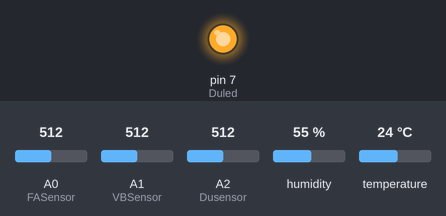
Recording of a sketch running on a simulated Arduino Uno, built with avr-gcc and run on an emulated ATmega328P. Shown: output pins drawn as LEDs (lit = HIGH). The inputs (shaded band) are chosen by the test bench; at power-on: A0 (FASensor) = 512, A1 (VBSensor) = 512, A2 (Dusensor) = 512, humidity 55 %, temperature 24 °C. What the sketch prints to the serial monitor is not drawn.

Above: at 0.1 s.
Timing chart, 0 to 1.6 s (numbered marks = the images above):
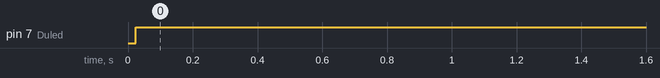

Measured:
- by itself, pin 7 (Duled): LOW → HIGH at 0.02 s

The sketch:

TotalSensor.ino
```cpp
/////온습도/////
#include<DHT.h>//라이브러리 추가
#define DHTTYPE DHT11//센서 종류 정의
int DHTSensor = 9;//온습도 센서 핀
DHT dht(DHTSensor, DHTTYPE);//온습도 센서 연결
float valt;//온도 값 변수
float valh;//습도 값 변수

/////불꽃 감지 센서/////
int FASensor = A0;//아날로그 센서 핀
int valfa;//아날로그 값 변수

/////흔들림 감지 센서/////
int VBSensor = A1;//흔들림 감지 센서 핀
int valvb;//흔들림 값 변수

/////미세먼지 감지 센서/////
// 미세 먼지 없을 때 초기 V 값 0.35
// 공기청정기 위 등에서 먼지를 가라앉힌 후 voltage값 개별적으로 측정 필요
#define no_dust 0.35
int Dusensor = A2;//미세 먼지 센서 핀
int Duled = 7;//미세먼지 적외선 LED
float valDu = 0;//미세먼지 값 변수
float sensor_voltage = 0;// 센서로 읽은 값을 전압으로 측정 변수
float dust_density = 0;// 실제 미세 먼지 밀도 변수

void setup() {
  //시리얼 통신 시작
  Serial.begin(9600);

  //핀 설정 -> GROUND, VCC 는 일괄처리
  pinMode(DHTSensor, INPUT);//DHT핀 설정
  pinMode(FASensor, INPUT);//불꽃감지 아날로그 핀 설정
  pinMode(VBSensor, INPUT);//흔들림 감지센서 핀 설정
  pinMode(Duled,OUTPUT); // 미세먼지 적외선 led 출력으로 설정

  //DHT 온습도 센서 시작
  dht.begin();
}

int count = 0;

void loop() {

  //온도값, 습도 값 받기
  valt = dht.readTemperature();
  valh = dht.readHumidity();

  //불꽃감지 센서 값 받기
  valfa = analogRead(FASensor);

  //흔들림 감지 센서 값 받기
  valvb = analogRead(VBSensor);

  //미세먼지 감지 센서 작동, 값 받기
  digitalWrite(Duled, LOW); // 적외선 LED ON
  delayMicroseconds(280); // 280us동안 딜레이
  valDu = analogRead(Dusensor); // 데이터를 읽음
  delayMicroseconds(40); // 320us - 280us
  digitalWrite(Duled,HIGH); // 적외선 LED OFF
  delayMicroseconds(9680); // 10ms(주기) -320us(펄스 폭) 한 값
  //미세먼지 농도 변환 공식
  sensor_voltage=get_voltage(valDu);
  dust_density=get_dust_density(sensor_voltage);

  //시리얼 출력
  Serial.print(valt);//온도 센서
  Serial.print("/");
  Serial.print(valh);//습도 센서
  Serial.print("/");
  Serial.print(valfa);//불꽃 아날로그
  Serial.print("/");
  Serial.print(dust_density+70);//미세먼지 감지 센서
  Serial.print("/");
  Serial.println(valvb);//흔들림 감지 센서

  delay(4990);

}

/////미세먼지 농도 변환 공식/////
float get_voltage(float value)
{
 // 아날로그 값을 전압 값으로 바꿈
 float V= value * 5.0 / 1024;
 return V;
}
float get_dust_density(float voltage)
{
 // 데이터 시트에 있는 미세 먼지 농도(ug) 공식 기준
 float dust=(voltage-no_dust) / 0.005;
 return dust;
}
```
